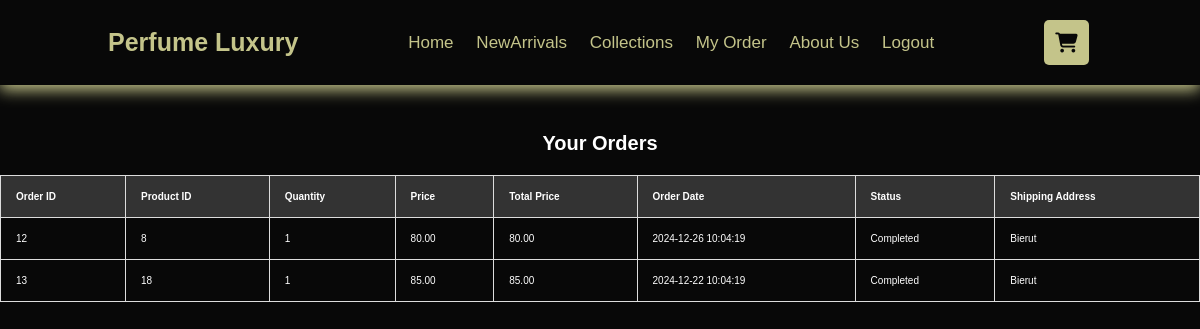
Screenshot of /order.php (signed in) with the database file from the repository.
### tables this page shows
CREATE TABLE IF NOT EXISTS `orders` (
  `order_id` int NOT NULL AUTO_INCREMENT,
  `user_id` int DEFAULT NULL,
  `product_id` int DEFAULT NULL,
  `quantity` int DEFAULT NULL,
  `price` decimal(10,2) DEFAULT NULL,
  `total_price` decimal(10,2) DEFAULT NULL,
  `order_date` timestamp NULL DEFAULT CURRENT_TIMESTAMP,
  `status` varchar(50) DEFAULT 'Pending',
  `shipping_address` text,
  `shipping_country` varchar(100) DEFAULT NULL,
  `shipping_city` varchar(100) DEFAULT NULL,
  PRIMARY KEY (`order_id`)
);

### order.php (the view, shortened to what this page needs)
<!DOCTYPE html>
<html lang="en">
<head>
    <link rel="stylesheet" href="https://cdn.jsdelivr.net/npm/swiper@11/swiper-bundle.min.css"/>
    <link rel="stylesheet" href="css/all.css">
    <link rel="stylesheet" href="css/collection.css">
    <link rel="stylesheet" href="https://cdnjs.cloudflare.com/ajax/libs/font-awesome/5.15.4/css/all.min.css">
    <link rel="stylesheet" href="https://cdnjs.cloudflare.com/ajax/libs/font-awesome/6.5.1/css/all.min.css">
    <link rel="stylesheet" href="https://cdn.jsdelivr.net/npm/remixicon@2.5.0/fonts/remixicon.css">
</head>
<body>
        <header class="header">
        <a href="#" class="logo"><i class="fas fa-shop-perfume"></i>Perfume Luxury</a>
        <nav class="navbar">
        <a href="index.php">home</a>
            <a href="new_arivale.php">newArrivals</a>
            <a href="collections.php">Collections</a>
            <a href="order.php">My order</a>
            <a href="aboutUs.php">About Us</a>
            <a href="logout.php">Logout</a>
        </nav>
        <div class="icons">
        <div class="fas fa-shopping-cart" id="cart-btn" onclick="window.location.href='cart.php';"></div>
        </div>
    </header><br><br><br><br><br><br><br><br><br><br><br><br>
    <?php
include('connection.php');
$user_id = $_SESSION['id'];
$query = "SELECT * FROM orders WHERE user_id = ? ORDER BY order_date DESC";
$stmt = $conn->prepare($query);
$stmt->bind_param("i", $user_id);
$stmt->execute();
$result = $stmt->get_result();
if ($result->num_rows > 0) {
    echo '<h1>Your Orders</h1>';
    echo '<table border="1">';
    echo '<tr><th>Order ID</th><th>Product ID</th><th>Quantity</th><th>Price</th><th>Total Price</th><th>Order Date</th><th>Status</th><th>Shipping Address</th></tr>';
    while ($row = $result->fetch_assoc()) {
        echo '<tr>';
        echo '<td>' . htmlspecialchars($row['order_id']) . '</td>';
        echo '<td>' . htmlspecialchars($row['product_id']) . '</td>';
        echo '<td>' . htmlspecialchars($row['quantity']) . '</td>';
        echo '<td>' . htmlspecialchars($row['price']) . '</td>';
        echo '<td>' . htmlspecialchars($row['total_price']) . '</td>';
        echo '<td>' . htmlspecialchars($row['order_date']) . '</td>';
        echo '<td>' . htmlspecialchars($row['status']) . '</td>';
        echo '<td>' . htmlspecialchars($row['shipping_address']) . '</td>';
        echo '</tr>';
    }
    echo '</table>';
} else {
    echo '<p>You have no orders yet.</p>';
}
?>
</body>
</html>

### css/all.css (style rules this page uses)
:root { --black: #080808; --light-color: #e6e5e5; --box-shadow: 0 .5rem 1.5rem rgb(196, 196, 138); --border: .2rem solid rgba(0,0,0,.1); --outline: .1rem solid rgba(0,0,0,.1); --outline-hover: .2rem solid var(--black); }
* { font-family: Verdana, Geneva, Tahoma, sans-serif; margin: 0; padding: 0; box-sizing: border-box; outline: none; border: none; text-decoration: none; text-transform: capitalize; transition: all .2s linear; }
html { font-size: 62.5%; overflow-x: hidden; scroll-behavior: smooth; scroll-padding-top: 7rem; }
body { background: var(--black); }
.header { position: fixed; top: 0; left: 0; right: 0; z-index: 1000; display: flex; align-items: center; justify-content: space-between; padding: 2rem 9%; background: var(--black); box-shadow: var(--box-shadow); }
.header .logo { font-size: 2.5rem; font-weight: bolder; color: rgb(196, 196, 138); }
.header .navbar a { font-size: 1.7rem; margin: 0 1rem; color: rgb(196, 196, 138); }
.header .icons div { height: 4.5rem; width: 4.5rem; line-height: 4.5rem; border-radius: .5rem; background: rgb(196, 196, 138); color: var(--black); font-size: 2rem; margin-right: .3rem; cursor: pointer; text-align: center; }

### css/collection.css (style rules this page uses)
:root { --container-color: rgb(196, 196, 138); --biggest-font-size: 2.25rem; --h1-font-size: 1.5rem; }
* { box-sizing: border-box; padding: 0; margin: 0; }
html { scroll-behavior: smooth; }
a { text-decoration: none; }

### order.php (style rules this page uses)
body { font-family: Arial, sans-serif; margin: 0; padding: 0; }
h1 { text-align: center; color: white; margin-bottom: 20px; }
table { width: 100%; border-collapse: collapse; margin: 20px 0; }
th, td { padding: 12px; text-align: left; border: 1px solid #ddd; }
th { background-color: #333; color: white; }
th, td { padding: 15px; text-align: left; border: 1px solid #ddd; }
th { color: white; }
td { color: white; }

### rows the page displays
orders: order_id "12", product "8", quantity "1", price "80.00", total_price "80.00", order_date "2024-12-26 10:04:19", status "Completed", shipping_address "Bierut"
orders: order_id "13", product "18", quantity "1", price "85.00", total_price "85.00", order_date "2024-12-22 10:04:19", status "Completed", shipping_address "Bierut"
